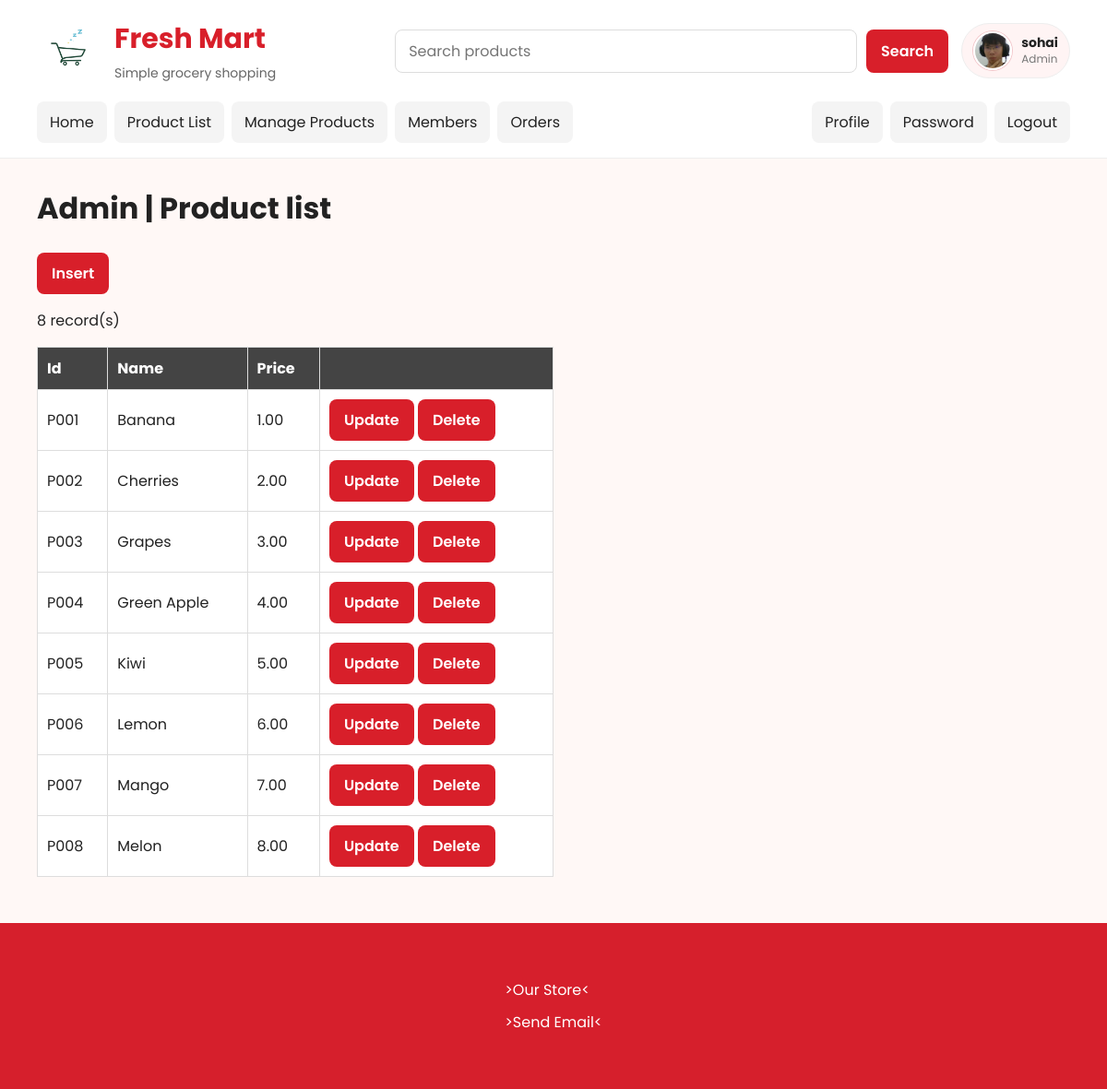
Screenshot of /assignment/admin/product_list.php (signed in) with the database file from the repository.
### tables this page shows
CREATE TABLE `product` (
  `id` char(4) NOT NULL,
  `name` varchar(100) NOT NULL,
  `price` decimal(4,2) NOT NULL,
  `photo` varchar(100) NOT NULL
);

### assignment/admin/product_list.php (the view, shortened to what this page needs)
<?php
include '../_base.php';
$arr = $_db->query('SELECT * FROM product')->fetchAll();
include '../_head.php';
?>
<p>
    <button data-get="insert.php">Insert</button>
</p>
<p><?= count($arr) ?> record(s)</p>
<section class= "demo-box">
    <table class="table">
        <tr>
            <th>Id</th>
            <th>Name</th>
            <th>Price</th>
            <th></th>
        </tr>
        <?php foreach ($arr as $p): ?>
        <tr>
            <td><?= $p->id ?></td>
            <td><?= $p->name ?></td>
            <td><?= $p->price ?></td>
            <td>
                <button data-get="update.php?id=<?= $p->id ?>">Update</button>
                <button data-post="delete.php?id=<?= $p->id ?>">Delete</button>
            </td>
        </tr>
        <?php endforeach ?>
    </table>
</section>
<?php
include '../_foot.php';

### assignment/css/app.css (style rules this page uses)
body, input, button, textarea, select { font: 16px 'Poppins', sans-serif; }
* { box-sizing: border-box; }
body { margin: 0; background: #fff8f6; color: #222; }
.table { width: 100%; border-collapse: collapse; background: #fff; }
.table th, .table td { border: 1px solid #ddd; padding: 10px; }
.table th { background: #444; color: #fff; text-align: left; }
.table td:has(.popup) { position: relative; }
button { min-height: 42px; padding: 10px 16px; border: 0; border-radius: 8px; background: #d81f2a; color: #ffffff; cursor: pointer; font-weight: 600; }

### assignment/admin/product_list.php (style rules this page uses)
.demo-box { width: 50%; min-width: 520px; }
.demo-box .table { width: 100%; }

### rows the page displays
product: id "P001", name "Banana", price "1.00"
product: id "P002", name "Cherries", price "2.00"
product: id "P003", name "Grapes", price "3.00"
product: id "P004", name "Green Apple", price "4.00"
product: id "P005", name "Kiwi", price "5.00"
product: id "P006", name "Lemon", price "6.00"
product: id "P007", name "Mango", price "7.00"
product: id "P008", name "Melon", price "8.00"

### other values shown
encode($_user->name) "sohai"
encode($_user->role) "Admin"
$_title "Admin | Product list"
count($arr) "8"
